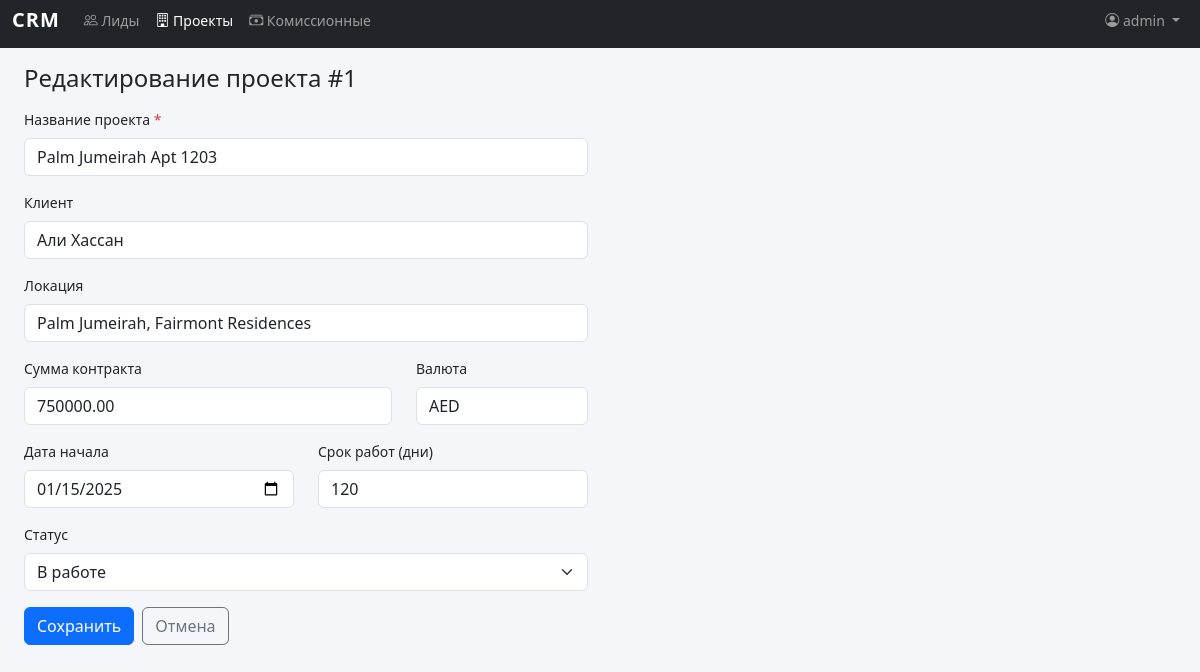
The app's page /projects/1/edit (signed in) with its own data.
### models.py (models this page shows, shortened)
class User(db.Model, UserMixin):
    id = db.Column(db.Integer, primary_key=True)
    username = db.Column(db.String(80), unique=True, nullable=False)
    password_hash = db.Column(db.String(128), nullable=False)
    must_change_password = db.Column(db.Boolean, default=False)

class Project(db.Model):
    id = db.Column(db.Integer, primary_key=True)
    project_name = db.Column(db.String(300), nullable=False)
    client_name = db.Column(db.String(200), default='')
    location_text = db.Column(db.String(300), default='')
    contract_amount = db.Column(db.Numeric(15, 2), default=0)
    currency = db.Column(db.String(10), default='AED')
    start_date = db.Column(db.Date, nullable=True)
    duration_days = db.Column(db.Integer, nullable=True)
    status = db.Column(db.String(20), default='planned')
    commission_percent = db.Column(db.Numeric(5, 2), default=0)
    payment_items = db.relationship(
        'PaymentPlanItem', backref='project', lazy='dynamic',
        cascade='all, delete-orphan'
    )
    variations = db.relationship(
        'Variation', backref='project', lazy='dynamic',
        cascade='all, delete-orphan'
    )
    tasks = db.relationship(
        'ProjectTask', backref='project', lazy='dynamic',
        cascade='all, delete-orphan'
    )
    documents = db.relationship(
        'Document', backref='project', lazy='dynamic',
        cascade='all, delete-orphan'
    )
    STATUS_LABELS = {
        'planned': 'Запланирован',
        'active': 'В работе',
        'on_hold': 'Пауза',
        'completed': 'Завершён',
        'cancelled': 'Отменён',
    }

### routes_projects.py (the view, shortened to what this page needs)
@projects_bp.route('/<int:project_id>/edit', methods=['GET', 'POST'])
@login_required
def project_edit(project_id):
    project = db.session.get(Project, project_id)
    if not project:
        flash('Проект не найден.', 'danger')
        return redirect(url_for('projects.project_list'))
    return render_template('projects/form.html', project=project, is_new=False)

### templates/projects/form.html (shortened to what this page needs)
{% extends "base.html" %}
{% block content %}
<div class="row">
    <div class="col-lg-6">
        <h4 class="mb-3">
            {% if is_new %}Новый проект{% else %}Редактирование проекта #{{ project.id }}{% endif %}
        </h4>
        <form method="POST">
            <div class="mb-3">
                <label class="form-label">Название проекта <span class="text-danger">*</span></label>
                <input type="text" name="project_name" class="form-control"
                       value="{{ project.project_name if project else '' }}" required>
            </div>
            <div class="mb-3">
                <label class="form-label">Клиент</label>
                <input type="text" name="client_name" class="form-control"
                       value="{{ project.client_name if project else '' }}">
            </div>
            <div class="mb-3">
                <label class="form-label">Локация</label>
                <input type="text" name="location_text" class="form-control"
                       value="{{ project.location_text if project else '' }}">
            </div>
            <div class="row">
                <div class="col-md-8 mb-3">
                    <label class="form-label">Сумма контракта</label>
                    <input type="number" step="0.01" min="0" name="contract_amount" class="form-control"
                           value="{{ project.contract_amount if project else '' }}">
                </div>
                <div class="col-md-4 mb-3">
                    <label class="form-label">Валюта</label>
                    <input type="text" name="currency" class="form-control"
                           value="{{ project.currency if project else 'AED' }}">
                </div>
            </div>
            <div class="row">
                <div class="col-md-6 mb-3">
                    <label class="form-label">Дата начала</label>
                    <input type="date" name="start_date" class="form-control"
                           value="{{ project.start_date.strftime('%Y-%m-%d') if project and project.start_date else '' }}">
                </div>
                <div class="col-md-6 mb-3">
                    <label class="form-label">Срок работ (дни)</label>
                    <input type="number" min="0" name="duration_days" class="form-control"
                           value="{{ project.duration_days if project and project.duration_days else '' }}">
                </div>
            </div>
            <div class="mb-3">
                <label class="form-label">Статус</label>
                <select name="status" class="form-select">
                    {% for k, v in [('planned','Запланирован'),('active','В работе'),('on_hold','Пауза'),('completed','Завершён'),('cancelled','Отменён')] %}
                    <option value="{{ k }}" {% if project and project.status == k %}selected{% endif %}>{{ v }}</option>
                    {% endfor %}
                </select>
            </div>
            <div class="d-flex gap-2">
                <button type="submit" class="btn btn-primary">
                    {% if is_new %}Создать{% else %}Сохранить{% endif %}
                </button>
                {% if is_new %}
                <a href="{{ url_for('projects.project_list') }}" class="btn btn-outline-secondary">Отмена</a>
                {% else %}
                <a href="{{ url_for('projects.project_detail', project_id=project.id) }}" class="btn btn-outline-secondary">Отмена</a>
                {% endif %}
            </div>
        </form>
    </div>
</div>
{% endblock %}

### templates/base.html (shortened to what this page needs)
<!DOCTYPE html>
<html lang="ru">
<head>
    <link href="https://cdn.jsdelivr.net/npm/bootstrap@5.3.3/dist/css/bootstrap.min.css" rel="stylesheet">
    <link href="https://cdn.jsdelivr.net/npm/bootstrap-icons@1.11.3/font/bootstrap-icons.min.css" rel="stylesheet">
    <link href="{{ url_for('static', filename='style.css') }}" rel="stylesheet">
</head>
<body>
{% if current_user.is_authenticated %}
<nav class="navbar navbar-expand-lg navbar-dark bg-dark mb-0">
    <div class="container-fluid">
        <a class="navbar-brand" href="{{ url_for('index') }}">CRM</a>
        <div class="collapse navbar-collapse" id="navbarNav">
            <ul class="navbar-nav me-auto">
                <li class="nav-item">
                    <a class="nav-link {% if request.path.startswith('/leads') %}active{% endif %}"
                       href="{{ url_for('leads.lead_list') }}">
                        <i class="bi bi-people"></i> Лиды
                    </a>
                </li>
                <li class="nav-item">
                    <a class="nav-link {% if request.path.startswith('/projects') %}active{% endif %}"
                       href="{{ url_for('projects.project_list') }}">
                        <i class="bi bi-building"></i> Проекты
                    </a>
                </li>
                <li class="nav-item">
                    <a class="nav-link {% if request.path.startswith('/commissions') %}active{% endif %}"
                       href="{{ url_for('commissions.commission_list') }}">
                        <i class="bi bi-cash-stack"></i> Комиссионные
                    </a>
                </li>
            </ul>
            <ul class="navbar-nav">
                <li class="nav-item dropdown">
                    <a class="nav-link dropdown-toggle" href="#" role="button" data-bs-toggle="dropdown">
                        <i class="bi bi-person-circle"></i> {{ current_user.username }}
                    </a>
                </li>
            </ul>
        </div>
    </div>
</nav>
{% endif %}
<div class="container-fluid px-4 py-3">
    {% block content %}{% endblock %}
</div>
</body>
</html>

### static/style.css (style rules this page uses)
body { font-size: 14px; background: #f5f6fa; -webkit-tap-highlight-color: transparent; }
.navbar { padding-top: env(safe-area-inset-top); }
.navbar-brand { font-weight: 700; letter-spacing: 1px; }

### records on screen
User: username "admin"
Project: id "1", project_name "Palm Jumeirah Apt 1203", client_name "Али Хассан", location_text "Palm Jumeirah, Fairmont Residences", contract_amount "750000.00", currency "AED", start_date "01/15/2025", duration_days "120", status "В работе"
